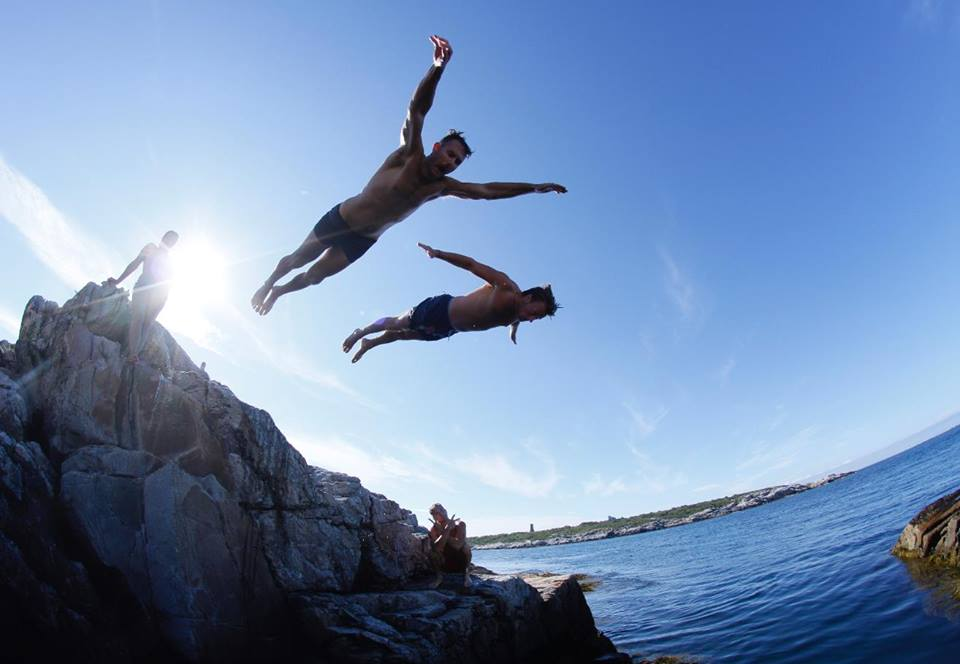
#> input picture pics/c3.jpg, 960 x 664 px
$ python amplify.py --image pics/c3.jpg   (older library calls are emulated)
#> lines starting #> are read from the running program, lines starting #| are printed output that depends on the picture
### utils.py
from scipy.signal import convolve2d
from PIL import Image, ImageTk
from os import path
import numpy as np
import pickle
import cv2

############################################################
# Functions
############################################################

def backward_energy(energy):
    """
    Compute energy map of image using 'backward' energy

    energy: 2D energy image
    """
    h,w = energy.shape[:2]

    K = np.ones((h,w+2), dtype=energy.dtype) * 1e10
    K[:,1:-1] = energy

    E = np.ones_like(K) * 1e10
    E[0,1:-1] = energy[0,:]
    T = np.zeros((3,w), dtype=energy.dtype)

    for i in range(1,h):
        for j in range(3):
            T[j,:] = E[i-1,j:j+w]
        E[i,1:-1]  = K[i,1:-1] + np.amin(T, axis=0)

    return E[:,1:-1]

def carve(image, seam):
    """
    Remove a single seam from an input image.

    image: input image
    seam: indices of seam to remove in input image
    """
    mask = np.ones_like(image, dtype=np.bool)
    h,w = image.shape[:2]
    shape = (h,w-1)

    if len(image.shape) == 3:
        shape = (h,w-1,image.shape[2])

    mask[np.arange(h),seam] = False
    return image[mask].reshape(shape)

def carve_seams(image, n_seams=1, use_FE=False):
    """
    Remove seams from an image.

    image: input image
    n_seams: number of seams to carve
    use_FE: whether or not to use 'forward' energy
    """
    seams = []
    carved_image = image.copy()
    energy_map = None

    s_print_('Carving %d seams from image.' % n_seams)
    for n in range(n_seams):
        s_print_('Carving seam %d of %d.' % (n+1,n_seams), end='\r')

        # compute e1 energy of image
        e1 = e1_energy(carved_image)

        # compute image energy map
        if use_FE: energy_map = forward_energy(carved_image)
        else: energy_map = backward_energy(e1)

        # find seam of minimum energy, append to list
        seam = find_seam(energy_map)
        seams.append(seam)

        # remove the seam from the image
        carved_image = carve(carved_image, seam)

    s_print_('\ndone.')

    return (carved_image, seams)

# [15 lines left out: function center, not called in this run]

def conv2(image, kernel, mode='same'):
    """
    Convolve a kernel over each color channel of an image,
    and return the sum the results.

    image: 3D or 2D input image
    kernel: input kernel for convolution
    """
    if len(image.shape) == 2:
        return convolve2d(image, kernel, mode)

    C = conv3(image, kernel, mode)
    return np.sum([np.abs(C[:,:,i]) for i in range(3)], axis=0)

def conv3(image, kernel, mode='same'):
    """
    Convolve a kernel independently over each color
    channel of an image.

    image: input image
    kernel: input kernel for convolution
    """
    b, g, r = cv2.split(image)
    cb = convolve2d(b, kernel, mode)
    cg = convolve2d(g, kernel, mode)
    cr = convolve2d(r, kernel, mode)
    return cv2.merge([cb, cg, cr])

# [34 lines left out: function crop, not called in this run]

def e1_energy(image):
    """
    e1 energy function. computes sum of image x,y gradients

    image: input image
    """
    x_grad = np.array([[-3,0,3],[-10,0,10],[-3,0,3]])
    y_grad = np.array([[-3,-10,-3],[0,0,0],[3,10,3]])
    return conv2(image, x_grad) + conv2(image, y_grad)

def find_seam(energy_map):
    """
    Find a seam of minimum energy on an input energy map.

    energy_map: 'backward' or 'forward' 2D cumulative energy map
    """
    h,w = energy_map.shape

    # vertical seam with length = image height
    seam = np.zeros((h), dtype=np.int32)

    # backtrack from min of last row of energy map
    seam[-1] = np.argmin(energy_map[-1,:])
    for i in range(h-2,-1,-1):
        x       = seam[i+1]
        left    = int(max(x-1, 0))
        right   = int(min(x+1, w-1))
        idx     = [left, right, x]
        seam[i] = idx[np.argmin([energy_map[i,left],
                                energy_map[i,right],
                                energy_map[i,x]])]
    return seam

# [247 lines left out: functions forward_energy, get_mask_dimensions, get_text_area, highlight, image_to_patches, insert and 4 more, not called in this run]

def load_and_process_image(imagepath, max_height=400,
                            max_width=600, swap_channels=False):
    """
    Load and process an input image.

    imagepath: relative path to image file
    max_width: maximum desired width of output image
    max_height: maximum desired height of output image
    swap_channels: swap from BGR to RGB
    """
    # Read in image
    image = np.array(cv2.imread(imagepath), dtype=np.uint8)

    # swap from BGR to RGB if necessary
    if swap_channels:
        b,g,r = cv2.split(image)
        image = cv2.merge([r,g,b])

    h,w,d = image.shape

    if max_height == 0: max_height = 9e9
    if max_width == 0: max_width = 9e9

    # if height is too large...
    if h > max_height:
        ratio = max_height / h
        h     = max_height
        w     = int(ratio * w)
        image = scale(image, (w, h))

    # if width is too large
    if w > max_width:
        ratio = max_width / w
        w     = max_width
        h     = int(ratio * h)
        image = scale(image, (w, h))

    return image

# [131 lines left out: functions load_image_maps, make_image_grid, pre_process_multi, save_image_maps, not called in this run]

def scale(image, new_size):
    """
    Scale an image using bicubic interpolation.

    image: input image
    new_size: size of resized output image
    """
    original = Image.fromarray(image)
    resized  = original.resize(new_size, Image.BICUBIC)
    return np.array(resized, dtype=image.dtype)

def transpose(image):
    """
    Transpose an image.

    image: input image
    """
    if len(image.shape) == 2: return image.T
    return np.transpose(image, (1,0,2))

# [10 lines left out: function update_seams, not called in this run]

def s_print_(str, end='\n'):
    """
    Print using the 'Printer' singleton.

    str: string to print
    """
    Printer.Instance()._print_(str, end=end)

############################################################
# Classes
############################################################

class Singleton:
    """
    Singleton pattern from:
    https://stackoverflow.com/questions/31875/ ...
    is-there-a-simple-elegant-way-to-define-singletons
    """
    def __init__(self, decorated):
        self._decorated = decorated

    def Instance(self):
        try:
            return self._instance
        except AttributeError:
            self._instance = self._decorated()
        return self._instance

    def __call__(self):
        raise TypeError('Singletons must be accessed through `Instance()`.')

    def __instancecheck__(self, inst):
        return isinstance(inst, self._decorated)

@Singleton
class Printer(object):
    """
    Custom singleton printer class
    """
    def __init__(self):
        self.on = False

    def turnOn(self):
        self.on = True

    def turnOff(self):
        self.on = False

    def _print_(self, s, end='\n'):
        if self.on: print(s, end=end)

### seamcarver.py
from utils import *
import numpy as np

class SeamCarver(object):
    def __init__(self, image, imagepath,
                    use_forward_energy=False,
                    obj_remove_direction='horizontal',
                    verbose=False):

        # keep image name
        self.image_name = imagepath.split('/')[-1].split('.')[0]

        # keep a copy of original image for comparison
        self.original = image
        self.image = image
        self.orig_h, self.orig_w, self.d = image.shape

        # whether or not to use forward energy for energy map
        self.use_FE = use_forward_energy

        # if verbose, turn on printer singleton
        if verbose: Printer.Instance().turnOn()

        # constantfor object removal
        self.C = -1*1e5

        # number of seams for object removal. will be set when function is called
        self.n_restore_seams = 0

        # direction of seam removal for objects
        if obj_remove_direction not in ['vertical', 'horizontal']:
            raise ValueError('ERROR: Invalid entry for ' \
                                'object removal direction.')
        self.obj_remove_direction = obj_remove_direction

        # need to know of image has been transposed
        self.did_transpose = False

        # for multi-size images
        self.did_pre_process = False
        self.map_remove = None
        self.map_insert = None
        self.enlarged_image = None

    # remove seams from an image
    def carve_seams(self, n_seams=1):
        self.image, seams = carve_seams(self.image,
                                    n_seams=n_seams,
                                    use_FE=self.use_FE)
        return seams

    # insert seams into an image
    # [4 lines left out: function insert_seams, not called in this run]

    # content amplification
    def content_amplify(self, percent):
        percent = percent / 100.0
        n_seams_w = int(percent * self.image.shape[1])
        n_seams_h = int(percent * self.image.shape[0])
        nw = self.image.shape[1] + n_seams_w
        nh = self.image.shape[0] + n_seams_h
        if percent > 0:
            s_print_('Amplifying image content by factor of %.2f' % percent)
            self.image = scale(self.image, (nw, nh))
            s_print_('Restoring image to original size...')
            self.image = transpose(self.image)
            self.carve_seams(n_seams=n_seams_h)
            self.image = transpose(self.image)
            self.carve_seams(n_seams=n_seams_w)
        elif percent < 0:
            s_print_('Reducing image content by factor of %.2f' % abs(percent))
            self.image = scale(self.image, (nw, nh))
            s_print_('Restoring image to original size...')
            self.image = transpose(self.image)
            self.insert_seams(n_seams=abs(n_seams_h))
            self.image = transpose(self.image)
            self.insert_seams(n_seams=abs(n_seams_w))

    # resize an image
    # [120 lines left out: functions resize, fast_resize_width, remove_object, restore_image, pre_process, not called in this run]

    # helper function to transpose image if necessary
    def maybe_transpose(self):
        if self.did_transpose: self.image = transpose(self.image)

    # reset original image
    def reset_image(self, image):
        self.image = image
        self.original = image

### amplify.py
from seamcarver import *
from utils import *

import numpy as np
import argparse
import cv2

# Ask if user wants to continue resizing image
def query_continue(string='Enter \'y\' to continue, or any other key to quit: ',
                    target_answer='y'):
    user_input = input(string).lower().replace(' ', '')
    if len(user_input) == 0: return False
    return target_answer == user_input[0]

# Ask user for percentage amplification
def query_percent():
    q = 'Please enter percent amplification (-100 to 100): '
    while True:
        try:
            p = int(input(q))
            if p >= -100 and p <= 100: return p
        except ValueError:
            print('Percent amp. must be a number >= %d and =< %d' % (-100,100))

def main(args):
    # Create SeamCarver
    image = load_and_process_image(args.image)
#> in load_and_process_image, image is the input picture: shape (664, 960, 3); mean B, G, R 176.9, 139.7, 114
#> in scale, `resized  = original.resize(new_size, Image.BICUBIC)`:
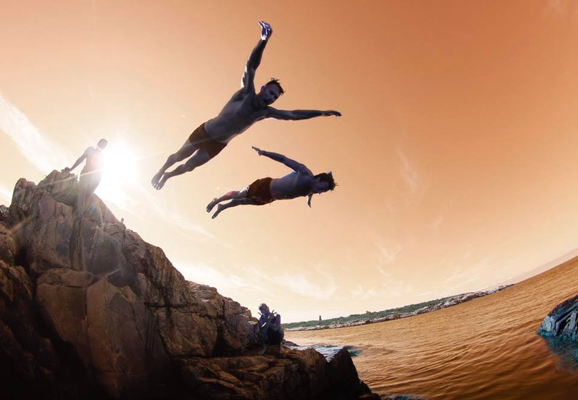
#> resized: PIL image 578x400 RGB; mean R, G, B 176.9, 139.7, 114
    sc = SeamCarver(image, args.image, verbose=True,
                    use_forward_energy=args.forward)

    # create cv2 named window to display images
    window_name = 'Content Amplification - %s' % sc.image_name
#> window_name = 'Content Amplification - c3'
    cv2.namedWindow(window_name)

    # display original image
    cv2.imshow(window_name, sc.original)
    cv2.waitKey(1)

    while True:
        # ask user for percent amplification
        percent = query_percent()
#> the loop in query_percent, `while True:` made 1 pass; the answer given on pass 1: 3

        # now perform amplification
        sc.content_amplify(percent)
#> after the loop in carve_seams, `for n in range(n_seams):`:
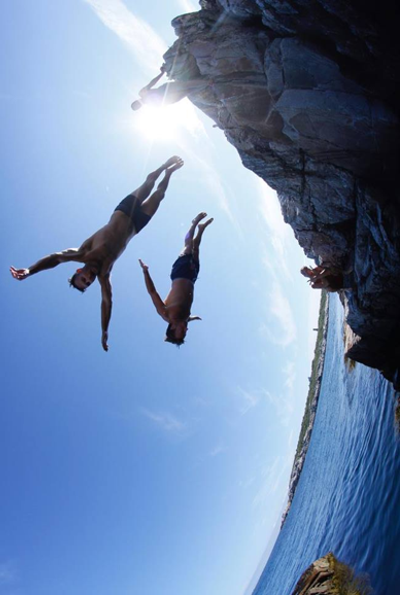
#> carved_image: shape (595, 400, 3); mean B, G, R 175.8, 139.3, 114
#> after the loop in carve_seams, `for n in range(n_seams):`:
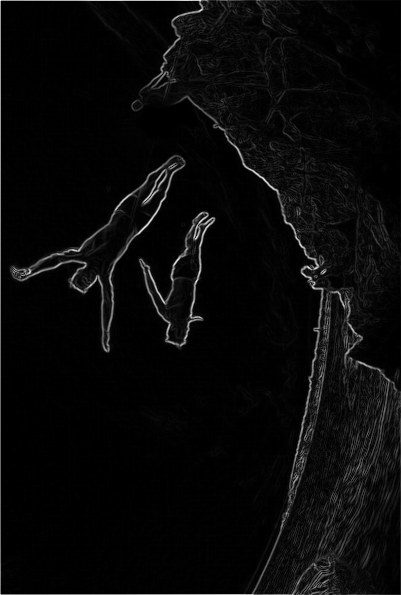
#> e1: shape (595, 401) int64; min 0, max 14196, mean 526.5; drawn with min black and max white
#> after the loop in carve_seams, `for n in range(n_seams):`:
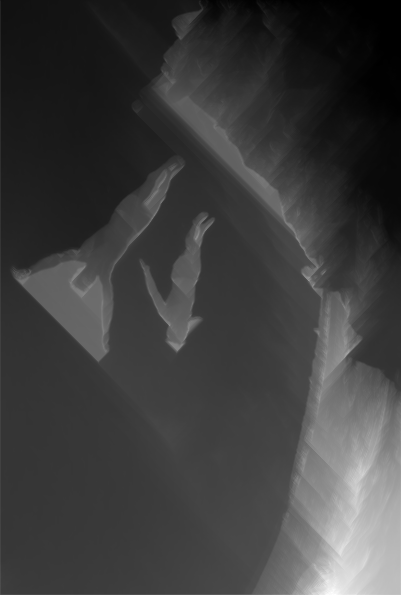
#> energy_map: shape (595, 401) float64; min 304, max 128794, mean 31393.2; drawn with min black and max white
#> after the loop in carve_seams, `for n in range(n_seams):`: seams = 12 items
#> call 2 of carve_seams, with n_seams = 17
#> call 2 of carve_seams, with n_seams = 17, use_FE = False
#> the loop in carve_seams (call 2), `for n in range(n_seams):` made 17 passes
#> pass 1, in conv3 (call 25), `cb = convolve2d(b, kernel, mode)`:
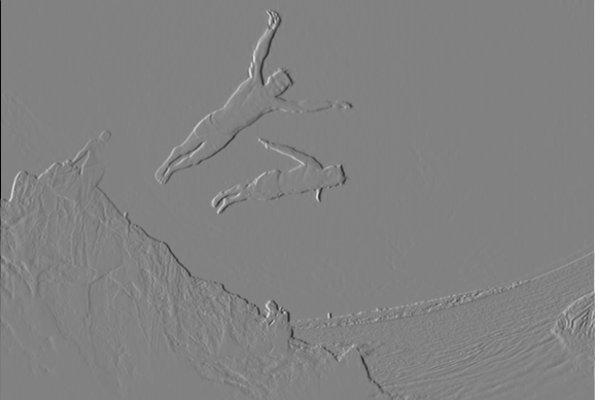
#> cb: shape (400, 595) int64; min -4052, max 3898, mean -0.9; drawn with min black and max white
#> after the loop in carve_seams (call 2), `for n in range(n_seams):`:
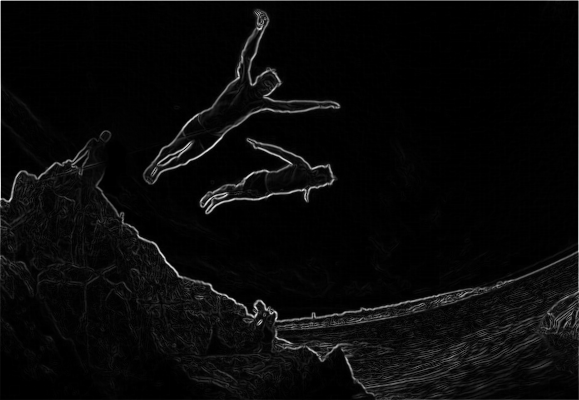
#> e1: shape (400, 579) int64; min 0, max 14196, mean 537.3; drawn with min black and max white
#> after the loop in carve_seams (call 2), `for n in range(n_seams):`:
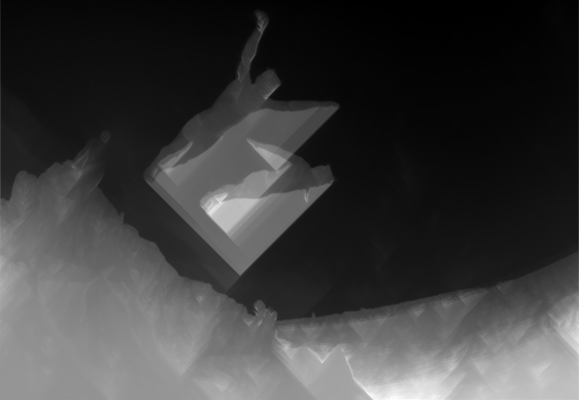
#> energy_map: shape (400, 579) float64; min 5888, max 114144, mean 32156.6; drawn with min black and max white
#> after the loop in carve_seams (call 2), `for n in range(n_seams):`: seams = 17 items

        # display results
        cv2.imshow(window_name, sc.image)
        cv2.waitKey(1)

        # ask if user wants to continue
        if not query_continue(): break

    cv2.destroyAllWindows()

if __name__ == '__main__':
    ap = argparse.ArgumentParser()
    ap.add_argument('--image', required=True,
              help='path to input image file')
    ap.add_argument('-f', dest='forward', action='store_true',
                  default=False, help='use forward energy')
    args = ap.parse_args()

    main(args)

$ run again, on pics/rocks.jpg
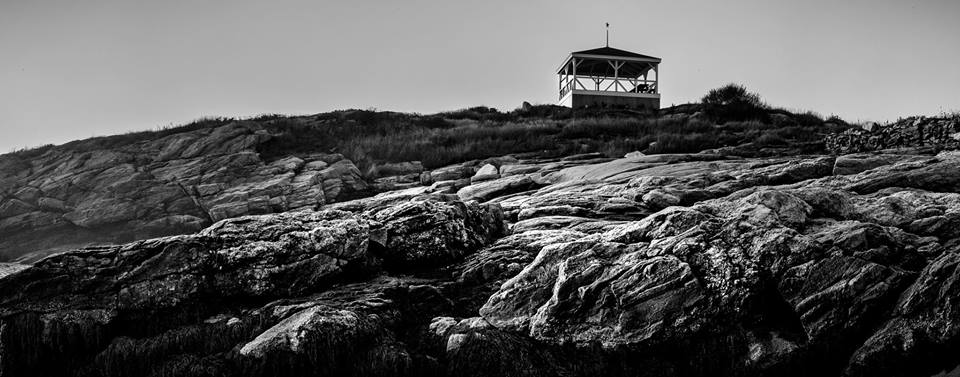
#> input picture pics/rocks.jpg, 960 x 377 px
#> in load_and_process_image, image is the input picture: shape (377, 960, 3); min 0, max 255, mean 87.9
#> window_name = 'Content Amplification - rocks'
#> the loop in query_percent, `while True:` made 1 pass; the answer given on pass 1: 3
#> resized: PIL image 618x242 RGB
#> after the loop in carve_seams, `for n in range(n_seams):`:
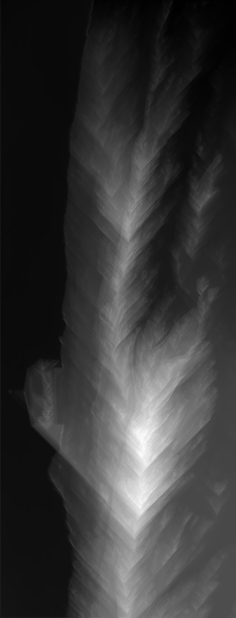
#> energy_map: shape (618, 236) float64; min 78, max 236886, mean 51991.6; drawn with min black and max white
#> after the loop in carve_seams, `for n in range(n_seams):`: seams = 7 items
#> after the loop in carve_seams (call 2), `for n in range(n_seams):`:
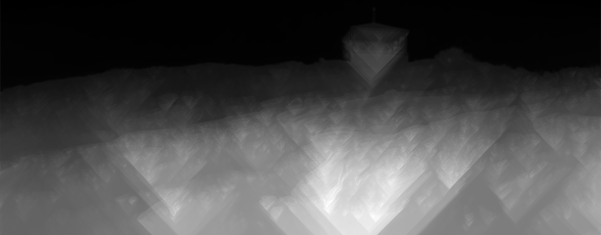
#> energy_map: shape (235, 601) float64; min 6798, max 272268, mean 86134.1; drawn with min black and max white
#> after the loop in carve_seams (call 2), `for n in range(n_seams):`: seams = 18 items

$ run again, on pics/ruby.jpg
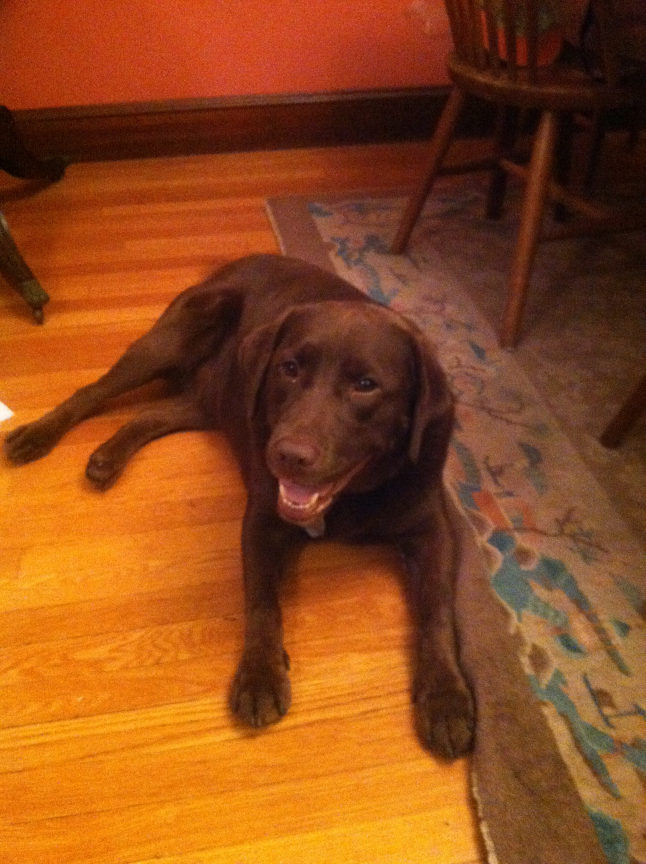
#> input picture pics/ruby.jpg, 1936 x 2592 px (shown at 1/3 size)
#> in load_and_process_image, image is the input picture: shape (2592, 1936, 3); mean B, G, R 27.9, 74, 141.8
#> window_name = 'Content Amplification - ruby'
#> the loop in query_percent, `while True:` made 1 pass; the answer given on pass 1: 3
#> resized: PIL image 306x412 RGB
#> after the loop in carve_seams, `for n in range(n_seams):`:
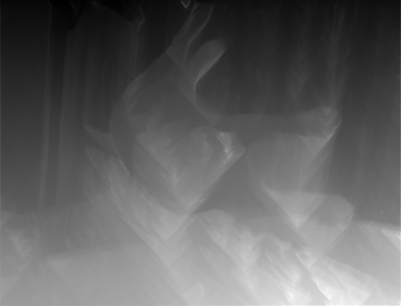
#> energy_map: shape (306, 401) float64; min 594, max 100322, mean 39067.3; drawn with min black and max white
#> after the loop in carve_seams, `for n in range(n_seams):`: seams = 12 items
#> after the loop in carve_seams (call 2), `for n in range(n_seams):`:
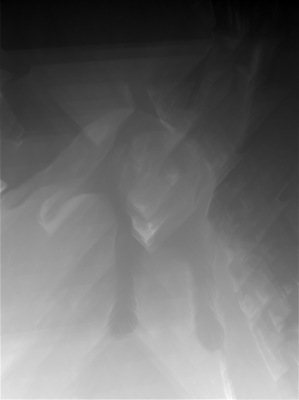
#> energy_map: shape (400, 299) float64; min 896, max 124354, mean 53377.3; drawn with min black and max white
#> after the loop in carve_seams (call 2), `for n in range(n_seams):`: seams = 8 items

$ run again, on pics/c1.png
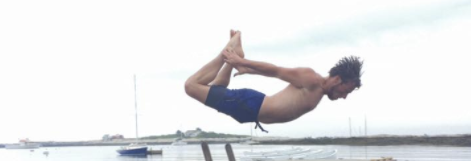
#> input picture pics/c1.png, 471 x 161 px
#> in load_and_process_image, image is the input picture: shape (161, 471, 3); mean B, G, R 229.5, 227.8, 227.1
#> window_name = 'Content Amplification - c1'
#> the loop in query_percent, `while True:` made 1 pass; the answer given on pass 1: 3
#> after the loop in carve_seams, `for n in range(n_seams):`: seams = 4 items
#> after the loop in carve_seams (call 2), `for n in range(n_seams):`:
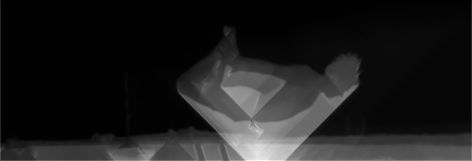
#> energy_map: shape (161, 472) float64; min 11672, max 98214, mean 21686.1; drawn with min black and max white
#> after the loop in carve_seams (call 2), `for n in range(n_seams):`: seams = 14 items
